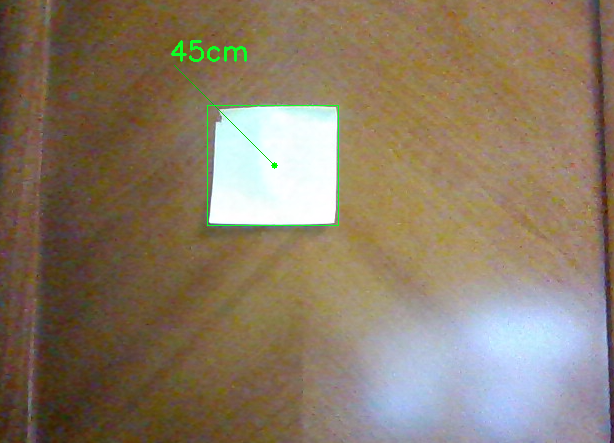
#> input picture Capture.PNG, 614 x 443 px, given in place of the camera
$ python main.py
#> lines starting #> are read from the running program, lines starting #| are printed output that depends on the picture; after the words box and inside, x2 and y2 are one past the last pixel; in counts of white or black regions, pixels touching at a corner belong together

import cv2
import numpy as np

frameWidth = 640
frameHeight = 480

cap = cv2.VideoCapture(0)
cap.set(3,frameWidth)
cap.set(4,frameHeight)


def empty(x):
    pass
cv2.namedWindow("Parameters")
cv2.resizeWindow("Parameters",640,240)
cv2.createTrackbar("Threshold1","Parameters",100,255,empty)
cv2.createTrackbar("Threshold2","Parameters",200,255,empty)
cv2.createTrackbar("Area","Parameters",2000,20000,empty)

def getContours(imgDil,imgContour):
    contours,hierarchy = cv2.findContours(imgDil,cv2.RETR_EXTERNAL,cv2.CHAIN_APPROX_SIMPLE)
    for cnt in contours:
        M = cv2.moments(cnt)
        cX = int(M["m10"] / M["m00"])
        cY = int(M["m01"] / M["m00"])
        areaMin = cv2.getTrackbarPos("Area","Parameters")
        area = cv2.contourArea(cnt)
        #print(area)

        peri = cv2.arcLength(cnt, True)
        approx = cv2.approxPolyDP(cnt, 0.02 * peri, True)
        #print(len(approx))

        if  len(approx)==4:
            cv2.circle(imgContour, (cX, cY), 3, (0, 255,0 ), -1)

            cv2.line(imgContour,(cX,cY),(cX-100,cY-100),(0,200,0))
            print(cX,cY)
            #print(len(approx))
            #print(area)
            #cv2.drawContours(imgContour,cnt,-1,(255,0,255),3)
            x, y, w, h = cv2.boundingRect(approx)
            W=8.5
            #d=31
            #f=(w*d)/W
            f=698
            d=(W*f)/w
            s=str(int(d))+"cm"
            #print(d)
            cv2.putText(imgContour, s, (cX-105,cY-105), cv2.FONT_HERSHEY_SIMPLEX, 0.9, (36, 255, 12), 2)
            cv2.rectangle(imgContour, (x, y), (x + w, y + h), (36, 255, 12), 1)
            # x,y,w,h = cv2.boundingRect(approx)
            # cv2.rectangle(imgContour,(x,y),(x+w,y+h),(0,255,0),3)
            # cv2.putText(imgContour,"Points: "+str(len(approx)),(x+w+20,y+20),
            #             cv2.FONT_HERSHEY_COMPLEX,0.7,(0,0,255),0)
            # cv2.putText(imgContour, "Area: " + str(int(area)), (x + w + 20, y + 45),
            #             cv2.FONT_HERSHEY_COMPLEX, 0.7, (0, 0, 255), 0)
            # edges = len(approx)
            #
            # if(edges == 4):
            #     cv2.putText(imgContour, "Rectangle", (x + w + 20, y + 65),
            #                 cv2.FONT_HERSHEY_COMPLEX, 0.7, (0, 0, 255), 0)
            #
            # else:
            #     cv2.putText(imgContour, "Unknown", (x + w + 20, y + 65),
            #                 cv2.FONT_HERSHEY_COMPLEX, 0.7, (0, 0, 255), 0)


while cap.isOpened():
    ret,img = cap.read()
#> img is the input picture: shape (443, 614, 3); mean B, G, R 101.7, 122.7, 138.4
    imgContour = img.copy()
    imgBlur = cv2.GaussianBlur(img, (7,7),1)
    imgGray = cv2.cvtColor(imgBlur,cv2.COLOR_BGR2GRAY)
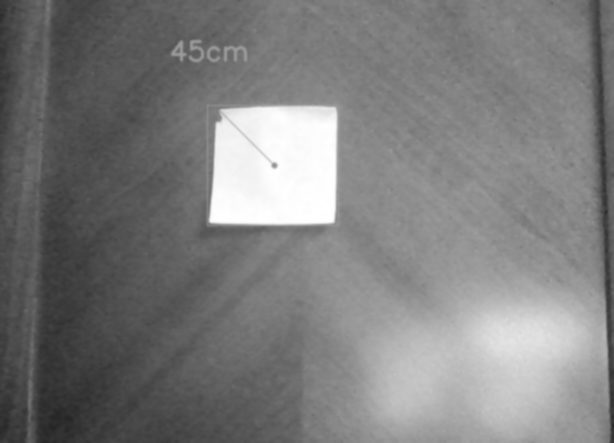
#> imgGray: shape (443, 614); min 36, max 255, mean 125

    t1 = cv2.getTrackbarPos("Threshold1","Parameters")
    t2 = cv2.getTrackbarPos("Threshold2","Parameters")

    imgCanny = cv2.Canny(imgGray,t1,t2)
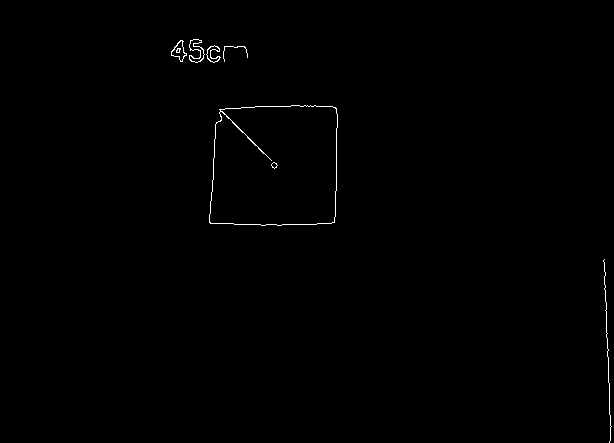
#> imgCanny: shape (443, 614); 0.4% white in thin lines or dots, all inside (x1, y1, x2, y2) = (171, 39, 612, 443)
    #
    kernel = np.ones((5,5))
    imgDil = cv2.dilate(imgCanny,kernel,iterations=1)
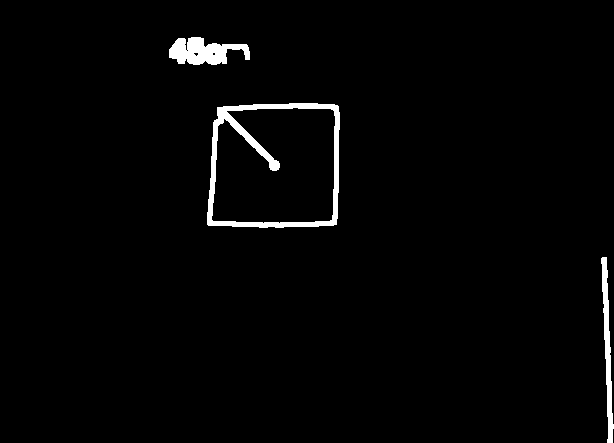
#> imgDil: shape (443, 614); 2% white; 3 white regions
    getContours(imgDil,imgContour=imgContour)
#> in getContours, `contours,hierarchy = cv2.findContours(imgDil,cv2.RETR_EXTERNAL,cv2.CHA..`: contours = 3 contours; box (x1, y1, x2, y2) and area: (207, 103, 340, 228) 15382, (169, 37, 250, 65) 1298, (601, 257, 614, 443) 808
#> in getContours, `M = cv2.moments(cnt)`: M = moments, m00 807.5, centre m10/m00, m01/m00 = (607.1, 348.1)
#> in getContours, `cX = int(M["m10"] / M["m00"])`: cX = 607
#> in getContours, `cY = int(M["m01"] / M["m00"])`: cY = 348
#> in getContours, `area = cv2.contourArea(cnt)`: area = 807.5
#> in getContours, `peri = cv2.arcLength(cnt, True)`: peri = 388.5
#> in getContours, `approx = cv2.approxPolyDP(cnt, 0.02 * peri, True)`: approx = [[602, 257], [612, 442]]
    #
    imgGray = cv2.cvtColor(imgGray,cv2.COLOR_GRAY2BGR)
#> imgGray: shape (443, 614, 3)
    imgCanny = cv2.cvtColor(imgCanny,cv2.COLOR_GRAY2BGR)
    imgDil = cv2.cvtColor(imgDil,cv2.COLOR_GRAY2BGR)
#> imgDil: shape (443, 614, 3); 2% white; 3 white regions, box (x1, y1, x2, y2) and area: (207, 103, 340, 228) 3055, (169, 37, 250, 65) 1406, (601, 257, 614, 443) 998
    imgStack = np.hstack([img,imgContour])
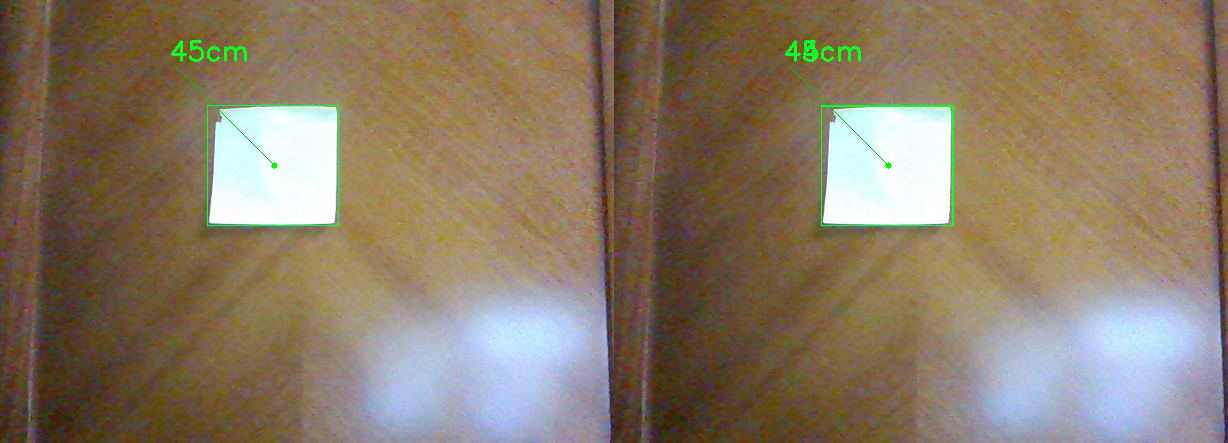
#> imgStack: shape (443, 1228, 3); mean B, G, R 101.7, 122.7, 138.3

    cv2.imshow('Output',imgStack)

    if cv2.waitKey(1) & 0xFF == ord('q'):
#> (key q is pressed here)
        break

cap.release()
cv2.destroyAllWindows()
